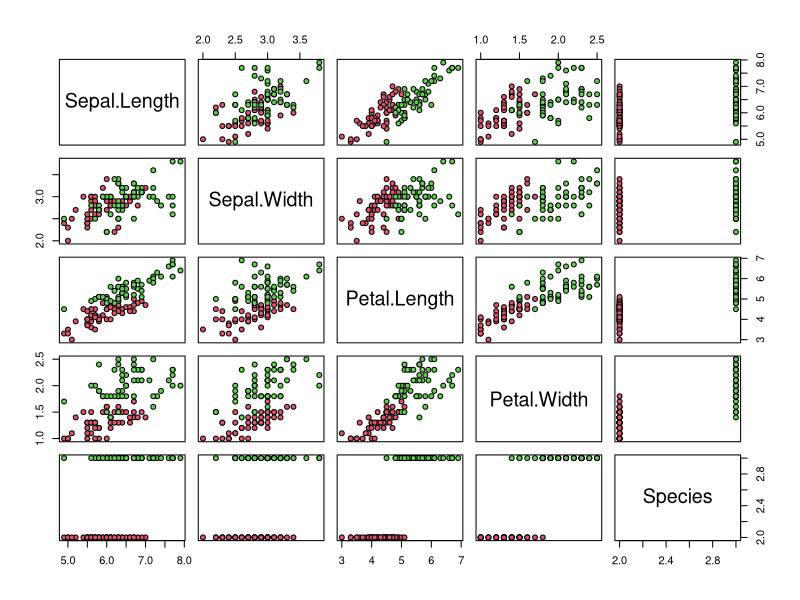

Write R code to recreate this figure.
library(caret)
library(tidyverse)
data(iris)
iris <- iris[-which(iris$Species=='setosa'),]
y <- iris$Species

#Q7)
set.seed(2, sample.kind="Rounding")
test_index <- createDataPartition(y, times = 1, p = 0.5, list = FALSE)
test <- iris[test_index,] %>% droplevels(.)
train <- iris[-test_index,] %>% droplevels(.)

#Q8)
cutoff1 <- seq(min(train$Sepal.Length), max(train$Sepal.Length), 0.1)
accuracy1 <- map_dbl(cutoff1, function(x) {
  y_hat <- ifelse(train$Sepal.Length > x, "virginica", "versicolor") %>% 
    factor(levels = c("versicolor", "virginica"))
  mean(y_hat == train$Species)
})
max(accuracy1)

cutoff2 <- seq(min(train$Sepal.Width), max(train$Sepal.Width), 0.1)
accuracy2 <- map_dbl(cutoff2, function(x) {
  y_hat <- ifelse(train$Sepal.Width > x, "virginica", "versicolor") %>% 
    factor(levels = c("versicolor", "virginica"))
  mean(y_hat == train$Species)
})
max(accuracy2)

cutoff3 <- seq(min(train$Petal.Length), max(train$Petal.Length), 0.1)
accuracy3 <- map_dbl(cutoff3, function(x) {
  y_hat <- ifelse(train$Petal.Length > x, "virginica", "versicolor") %>% 
    factor(levels = c("versicolor", "virginica"))
  mean(y_hat == train$Species)
})
max(accuracy3)

cutoff4 <- seq(min(train$Petal.Width), max(train$Petal.Width), 0.1)
accuracy4 <- map_dbl(cutoff4, function(x) {
  y_hat <- ifelse(train$Petal.Width > x, "virginica", "versicolor") %>% 
    factor(levels = c("versicolor", "virginica"))
  mean(y_hat == train$Species)
})
max(accuracy4)

# other more effective approach
foo <- function(x){
  cutoffs <- seq(range(x)[1],range(x)[2],by=0.1) #range return a vector w/ min and max values
  sapply(cutoffs,function(i){
    y_hat <- ifelse(x>i,'virginica','versicolor')
    mean(y_hat==train$Species)
  })
}
predictions <- apply(train[,-5],2,foo) #argument 2 here indicates columns
sapply(predictions,max)	

#Q9)
foo(train[,3])
predictions <- foo(train[,3]) #make predictions for feature of q8 (petal.length)
rangedValues<-seq(range(train[,3])[1],range(train[,3])[2],by=0.1) #create a vector of seq. of unique values of petal.length
cutoffs <-rangedValues[which.max(predictions)] #find the best cutoff in the vector of unique values

y_pl <- ifelse(test$Petal.Length > cutoffs[1], "virginica", "versicolor")
mean(y_pl == test$Species)

#Q10)
foo <- function(x){
  cutoffs <- seq(range(x)[1],range(x)[2],by=0.1) #range return a vector w/ min and max values
  sapply(cutoffs,function(i){
    y_hat <- ifelse(x>i,'virginica','versicolor')
    mean(y_hat==test$Species)
  })
}
predictions <- apply(test[,-5],2,foo) #argument 2 here indicates columns
sapply(predictions,max)	

#Q11)
plot(iris,pch=21,bg=iris$Species)
#apply foo function created above to find predictions for each cutoff (each unique trait value)
predictions <- apply(train[,c("Petal.Length", "Petal.Width")], 2, foo)

#create a function to find best_cutoff
best_cutoff <- function(x, prediction){
  rangedvalues <- seq(range(x)[1], range(x)[2], by = 0.1)
  rangedvalues[which.max(prediction)]
}

#use multiple apply to find best-cutoff through columns
cutoffs <- mapply(best_cutoff, 
                  train[,c("Petal.Length", "Petal.Width")], 
                  predictions)

#predict with multiple conditions
y_hat_combined <- ifelse(test$Petal.Length > cutoffs[1] | 
                          test$Petal.Width > cutoffs[2],
                         "virginica", "versicolor")

mean(y_hat_combined == test$Species)
